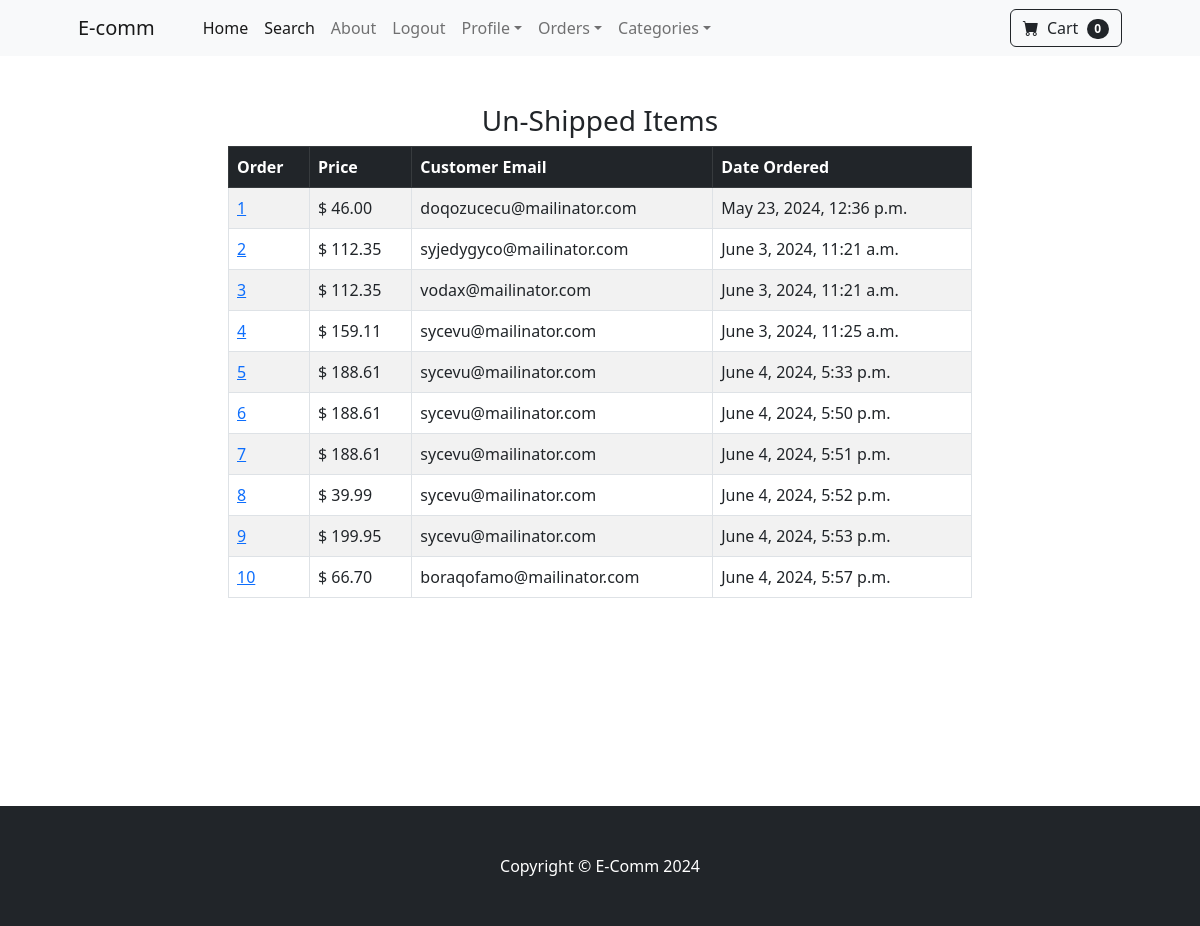
Page /payment/not_shipped_dash (signed in) on the earlier database version.
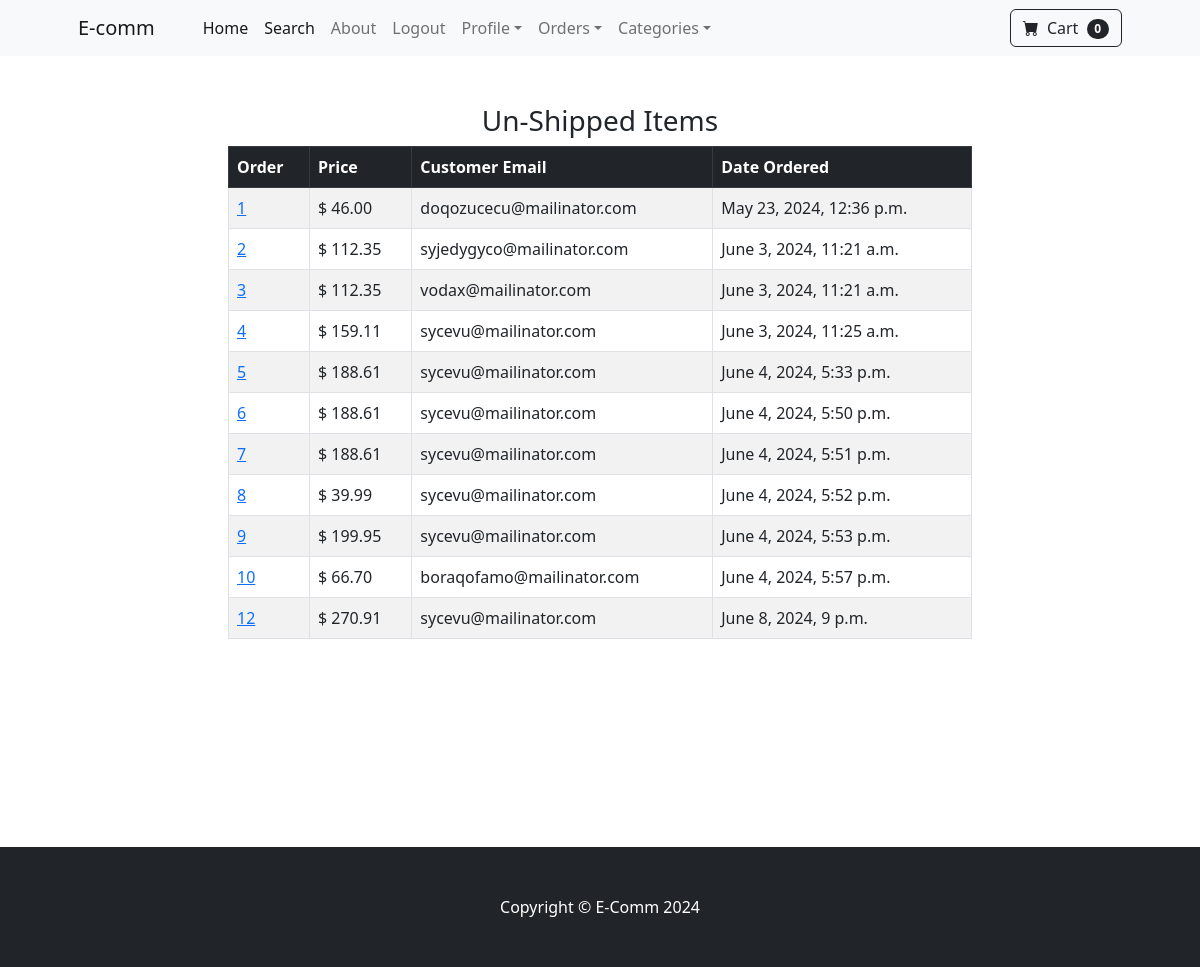
Same page on the later database version.
### payment/models.py (models this page shows, shortened)
class Order(models.Model):
    user = models.ForeignKey(User, on_delete=models.CASCADE, null=True, blank=True)
    full_name = models.CharField(max_length=255)
    email = models.EmailField(max_length=255)
    shipping_address = models.TextField(max_length=15000)
    amount_paid = models.DecimalField(max_digits=10, decimal_places=2)
    date_ordered = models.DateTimeField(auto_now_add=True)
    shipped = models.BooleanField(default=False)
    date_shipped = models.DateTimeField(blank=True, null=True)

### payment/views.py (the view)
# urls.py: path('not_shipped_dash', views.not_shipped_dash, name='not_shipped_dash'),
def not_shipped_dash(request):
    if request.user.is_authenticated and request.user.is_superuser:
        orders = Order.objects.filter(shipped=False)
        return render(request, "payment/not_shipped_dash.html", {"orders":orders})
    else:
        messages.success(request, "Access Denied")
        return redirect ('home')

### cart/cart.py (called while the page is built)
    def __len__(self):
        return len(self.cart)

### cart/context_processors.py (called while the page is built)
def cart(request):
    return {'cart': Cart(request)}

### payment/templates/payment/not_shipped_dash.html
{% extends 'base.html' %}
{% block content %}
        <div class="container">
            <div class="row">
                <center>
                    <div class="col-8">
                        <br><br>
                      <h3>Un-Shipped Items</h3>
                      <table class="table table-striped table-hover table-bordered">
                        <thead class="table-dark">
                          <tr>
                            <th scope="col">Order</th>
                            <th scope="col">Price</th>
                            <th scope="col">Customer Email</th>
                            <th scope="col">Date Ordered</th>
                          </tr>
                        </thead>
                        <tbody>
                            {%  for item in orders  %}
                          <tr>
                            <td><a href="{% url 'orders' item.id %}">{{ item.id  }}</a></td>
                            <td>$ {{ item.amount_paid  }}</td>
                            <td>{{ item.email   }}</td>
                            <td>{{ item.date_ordered  }}</td>
                        </tr>
                            {% endfor %}
                        </tbody>
                      </table>
                    </div>
                </center>
            </div>
        </div>
        <br><br><br><br><br><br><br><br>
{% endblock %}

### store/templates/base.html (shortened to what this page needs)
{% load static %}
<!DOCTYPE html>
<html lang="en">
    <head>
        <link href="https://cdn.jsdelivr.net/npm/bootstrap-icons@1.5.0/font/bootstrap-icons.css" rel="stylesheet" />
        <link href="{% static 'css/styles.css' %}" rel="stylesheet" />
    </head>
    <body>
    {% include 'navbar.html'%}
    {% block content %}
    {% endblock %}
        <footer class="py-5 bg-dark">
            <div class="container"><p class="m-0 text-center text-white">Copyright &copy; E-Comm 2024</p></div>
        </footer>
    </body>
</html>

### store/templates/navbar.html (shortened to what this page needs)
 <nav class="navbar navbar-expand-lg navbar-light bg-light">
    <div class="container px-4 px-lg-5">
        <a class="navbar-brand" href="{% url 'home' %}">E-comm</a>
        <div class="collapse navbar-collapse" id="navbarSupportedContent">
            <ul class="navbar-nav me-auto mb-2 mb-lg-0 ms-lg-4">
                <li class="nav-item"><a class="nav-link active" aria-current="page" href="{% url 'home' %}">Home</a></li>
                <li class="nav-item"><a class="nav-link active" aria-current="page" href="{% url 'search' %}">Search</a></li>
                <li class="nav-item"><a class="nav-link" href="{% url 'about' %}">About</a></li>
                {% if user.is_authenticated %}
                <li class="nav-item"><a class="nav-link" href="{% url 'logout' %}">Logout</a></li>
                <li class="nav-item dropdown">
                    <a class="nav-link dropdown-toggle" id="navbarDropdown" href="#" role="button" data-bs-toggle="dropdown" aria-expanded="false">Profile</a>
                </li>
               {%   if user.is_superuser %}
                <li class="nav-item dropdown">
                    <a class="nav-link dropdown-toggle" id="navbarDropdown" href="#" role="button" data-bs-toggle="dropdown" aria-expanded="false">Orders</a>
                </li>
                {% endif %}
                {% else %}
                <li class="nav-item"><a class="nav-link" href="{% url 'login' %}">Login</a></li>
                <li class="nav-item"><a class="nav-link" href="{% url 'register' %}">Register</a></li>
                {% endif %}
                <li class="nav-item dropdown">
                    <a class="nav-link dropdown-toggle" id="navbarDropdown" href="#" role="button" data-bs-toggle="dropdown" aria-expanded="false">Categories</a>
                </li>
            </ul>
            <form class="d-flex">
                <a href="{% url 'cart_summary' %}" class="btn btn-outline-dark">
                    <i class="bi-cart-fill me-1"></i>
                    Cart
                    <span class="badge bg-dark text-white ms-1 rounded-pill" id="cart_quantity">{{ cart | length }}</span>
                </a>
            </form>
        </div>
    </div>
</nav>

Differences in the rows shown:
added Order: id "12", amount_paid "270.91", email "sycevu@mailinator.com", date_ordered "June 8, 2024, 9 p.m."
